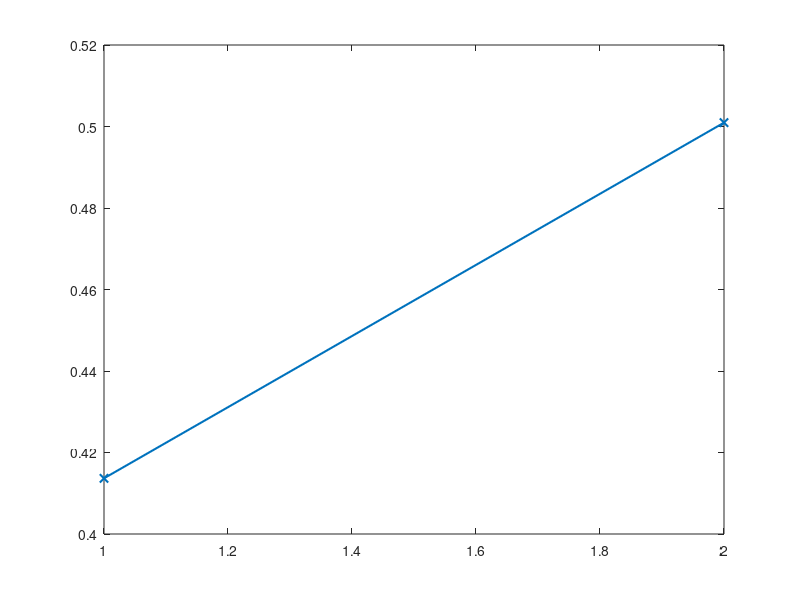

Here is the MATLAB script that generated this plot:
close all; clear global;

% Generation of random vector of n=48 uniform i.i.d. r.v.s
X = rand([1 48]);

% Sample mean
m = sum(X) / length(X);

% Sample std deviation
X1 = (X - m).^2;
s = sqrt(sum(X1) / (length(X)-1));

% Confidence interval at 95%
alpha = 1 - 0.95;
percentile = unifinv(1-alpha/2,0,1);
CI = [m - percentile*s / sqrt(length(X)), m + percentile*s / sqrt(length(X))];

figure('Name', 'Confidence intervals')
plot(CI, 'Linewidth', 1.5, 'Marker', 'x');
print -deps CIUniformDist;